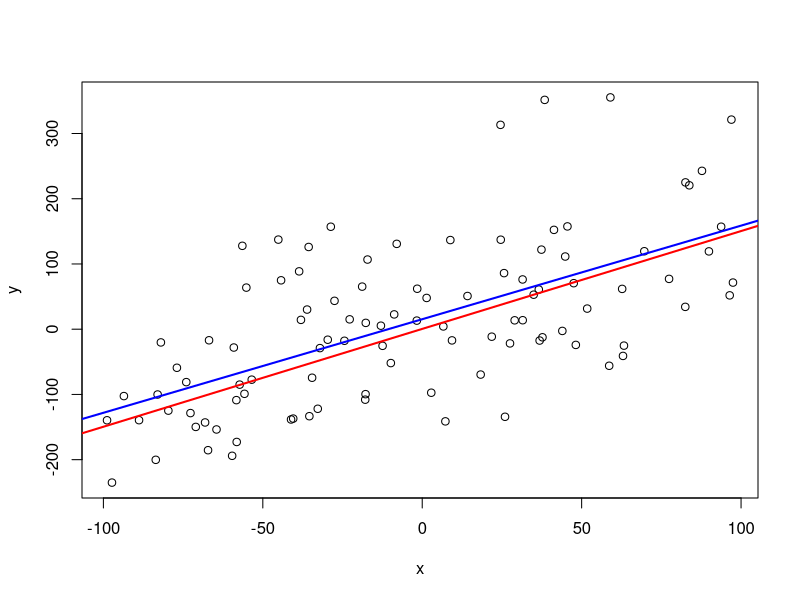
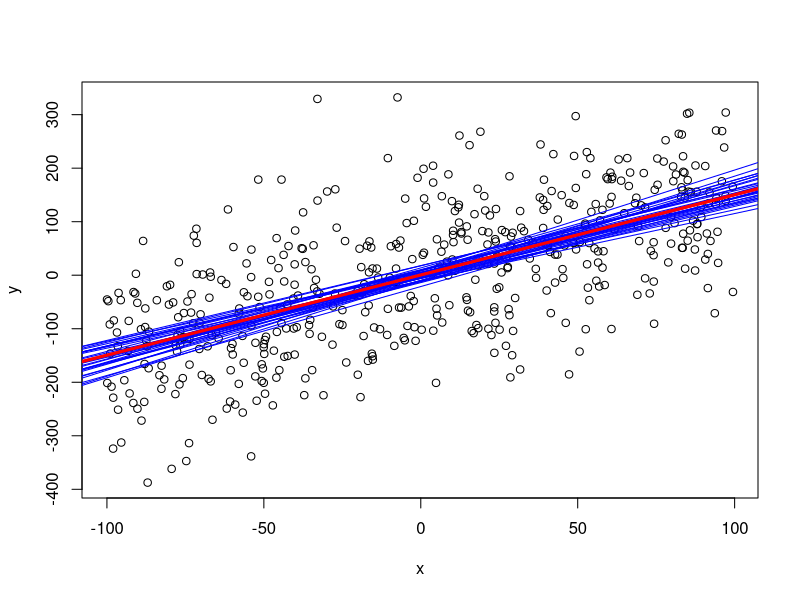

Source code (R) for these figures, in order:
### CODE FOR LECTURE #3 (not mandatory) ###
### JEB109 Econometrics I ###
### Institute of Economic Studies, Faculty of Social Sciences, Charles University ###

### SIMPLE LINEAR REGRESSION MODEL ###

#Set the number of observations
n<-100

#Generate data for x
x<-runif(n,-100,100) #from uniform distribution between -100 and 100
#x<-rnorm(n) #from standard normal distribution
#x<-rnorm(n,mean=1,sd=10) #from normal distribution with given moments

#Generate the error terms (standardly from a normal distribution)
u<-rnorm(n,mean=0,sd=100) #try different sd (mean remains 0)

#Specify betas
b0<-0.5
b1<-1.5

#Generate y according to the simple linear regression model
y<-b0+b1*x+u

#Plot x-y scatterplot
plot(x,y)

#Add the population regression function
abline(a=b0,b=b1,lwd=2.0,col="red")

#Estimate the model
model<-lm(y~x)
b0_hat<-as.numeric(model$coefficients[1])
b1_hat<-as.numeric(model$coefficients[2])
print(c(b0_hat,b1_hat))

#Compare with the population regression function
abline(a=b0_hat,b=b1_hat,lwd=2.0,col="blue")

### UNBIASEDNESS OF OLS ###

#First generate the model assuming we have a full sample of size nn
nn<-500
x<-runif(nn,-100,100)
u<-rnorm(nn,mean=0,sd=100)
b0<-0.5
b1<-1.5
y<-b0+b1*x+u
plot(x,y)
abline(a=b0,b=b1,lwd=3.0,col="red")

#How many times we resample and how many observations?
rep<-30 #how many times resampled
n<-100 #how many observations
for(i in 1:rep){ #loop rep-times
  rnd<-sample(1:nn,n,replace=F) #sampling without replacement
  model_loop<-lm(y[rnd]~x[rnd]) #estimate the parameters
  b0_hat_loop<-as.numeric(model_loop$coefficients[1])
  b1_hat_loop<-as.numeric(model_loop$coefficients[2])
  abline(a=b0_hat_loop,b=b1_hat_loop,col="blue") #draw the estimated OLS regression line
}
abline(a=b0,b=b1,lwd=3.0,col="red")

### VARIANCE OF OLS ###

rep<-100 #number of repetitions of the simulation
n<-100 #how many observations
sd_u<-10 #sd of the error
b1s<-rep(NA,100) #vector of NAs to fill with b1_hats
for(i in 1:rep){ #loop rep-times
  #Generate the model
  x<-runif(n,-100,100)
  u<-rnorm(n,mean=0,sd=sd_u)
  b0<-0.5
  b1<-1.5
  y<-b0+b1*x+u
  model_loop<-lm(y~x) #estimate the parameters
  #b0_hat_loop<-as.numeric(model_loop$coefficients[1])
  b1_hat_loop<-as.numeric(model_loop$coefficients[2])
  b1s[i]<-b1_hat_loop #write the estimate into the vector
}
sd_theoretical<-sqrt(sd_u^2/(sum((x-mean(x))^2))) #theoretical sd of b1_hat
c(sd(b1s),sd_theoretical) #compare simulated and theoretical SDs